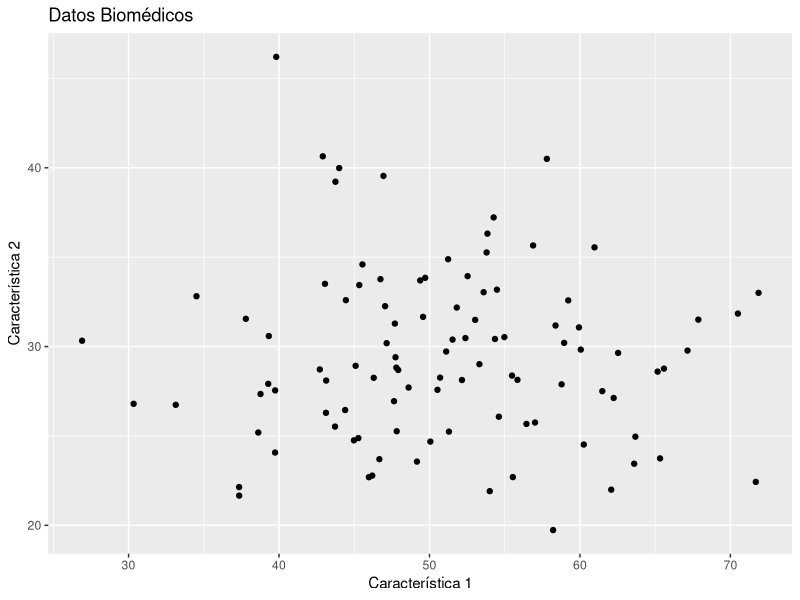
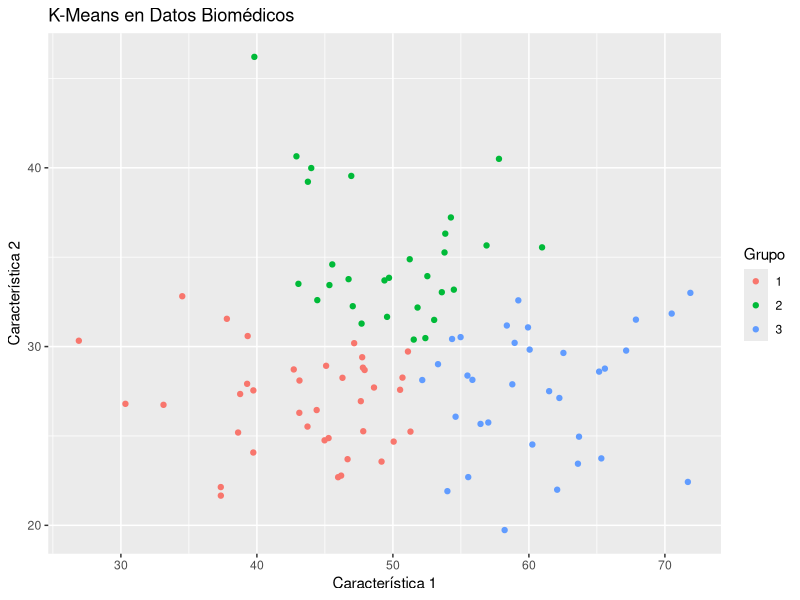

Write the R code that produced these figures, in order.
####. Spectral Clustering. ### 

# Cargamos las librerías necesarias
library(ggplot2)
library(cluster)

# Generamos datos de ejemplo biomédico (reemplaza esto con tus datos reales)
set.seed(123) # Para reproducibilidad
datos_biomédicos <- data.frame(
  Muestra = paste("Muestra", 1:100),
  Característica1 = rnorm(100, mean = 50, sd = 10),
  Característica2 = rnorm(100, mean = 30, sd = 5)
)

# Visualizamos los datos de ejemplo
ggplot(datos_biomédicos, aes(x = Característica1, y = Característica2)) +
  geom_point() +
  labs(title = "Datos Biomédicos", x = "Característica 1", y = "Característica 2")

# Estandarizamos los datos antes de aplicar K-Means (opcional pero recomendado)
datos_estandarizados <- scale(datos_biomédicos[, -1])

# Aplicamos el algoritmo de K-Means para encontrar 3 grupos (k = 3)
k <- 3
modelo_kmeans <- kmeans(datos_estandarizados, centers = k)

# Agregamos los grupos encontrados al dataframe original
datos_biomédicos$Grupo <- as.factor(modelo_kmeans$cluster)

# Visualizamos los resultados con colores que representan los grupos encontrados
ggplot(datos_biomédicos, aes(x = Característica1, y = Característica2, color = Grupo)) +
  geom_point() +
  labs(title = "K-Means en Datos Biomédicos", x = "Característica 1", y = "Característica 2")

# Resumen de los grupos y sus centroides
summary(modelo_kmeans)
